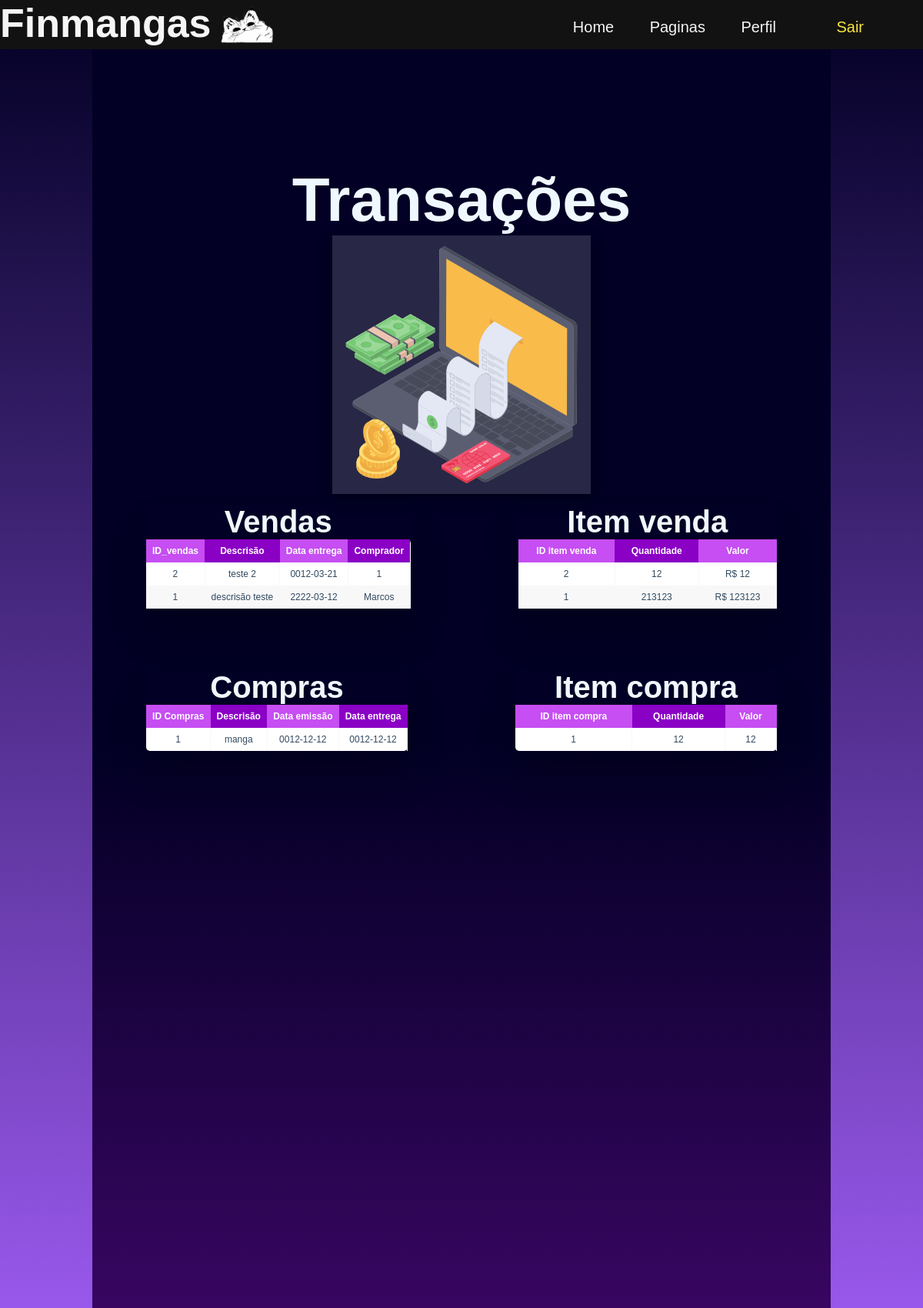
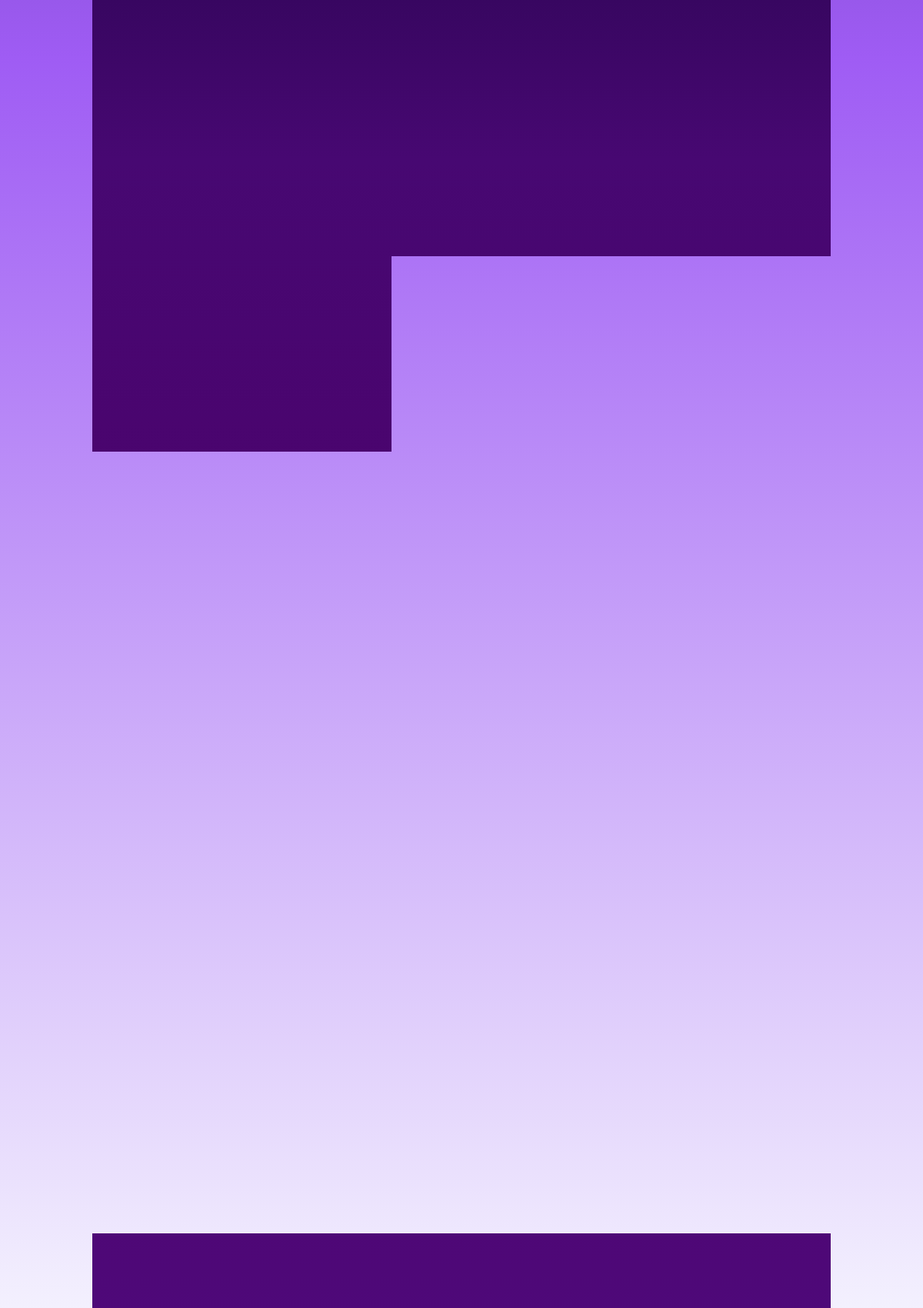
Page /site_para_usuarios/tabelas/transacoes.php (signed in, upper part) on the committed database (2 pictures, top to bottom).
### tables this page shows
CREATE TABLE `vendas` (
  `id_vendas` int(11) NOT NULL,
  `descriscao` varchar(200) NOT NULL,
  `dataEntrega` date NOT NULL,
  `comprador` varchar(200) NOT NULL
);

CREATE TABLE `itemvenda` (
  `id_item_venda` int(11) NOT NULL,
  `quantidade` int(11) NOT NULL,
  `valor` int(11) NOT NULL
);

CREATE TABLE `compra` (
  `id_compra` int(11) NOT NULL,
  `descrisao` varchar(100) NOT NULL,
  `dataEmissao` date NOT NULL,
  `dataEntrega` date NOT NULL
);

CREATE TABLE `itemcompra` (
  `id_item_compra` int(11) NOT NULL,
  `quantidade` int(11) NOT NULL,
  `valor` int(11) NOT NULL
);

### site_para_usuarios/tabelas/transacoes.php (the view, shortened to what this page needs)
<?php
    include_once('../../conexãoDB/config.php');
    $sql1 = "SELECT * FROM vendas ORDER BY id_vendas DESC";
    $arrayListVendas = $conexao->query($sql1);
    include_once('../../conexãoDB/config.php');
    $sql2 = "SELECT * FROM itemvenda ORDER BY id_item_venda DESC";
    $arrayListVendasItem = $conexao->query($sql2);
    $sql3 = "SELECT * FROM compra ORDER BY id_compra DESC";
    $arrayListCompras = $conexao->query($sql3);
    include_once('../../conexãoDB/config.php');
    $sql4 = "SELECT * FROM itemcompra ORDER BY id_item_compra DESC";
    $arrayListComprasItem = $conexao->query($sql4);
?>
<!DOCTYPE html>
<html lang="en">
<head>
    <link rel="stylesheet" type="text/css" href="../../styles/stylespaginacadastros.css">
</head>
<body>
    <header>
        <nav>
            <a href="/site_para_usuarios/home.php">
                <h1>Finmangas</h1>
            </a>
            <a href="/site_para_usuarios/home.php"><img src="/imgs/logo1.png" alt="logo"></a>
            <ul class="nav-list">
                <li><a href="/site_para_usuarios/home.php">Home</a></li>
                <li><a href="/site_para_usuarios/paginas.php">Paginas</a></li>
                <li><a href="/site_para_usuarios/perfil.php">Perfil</a></li>
                <?php
                    if(empty($_session['usuario'])){
                        echo'<li><a href="../../conexãoDB/sair.php" class="login">Sair</a></li>';
                    } else{
                        echo'<li><a href="../../index.php" class="login">Login</a></li>';
                    }
                ?>
            </ul>
        </nav>
    </header>
    <main>
        <section>
            <h1>Transações</h1>
            <img src="/imgs/icons/transações.png">
            <div style="display: grid; grid-template-columns: 1fr 1fr;">
                <div class="table-wrapper">
                    <h1 style="font-size: 40px; text-align: center; color: aliceblue;">Vendas</h1>
                    <table class="fl-table ">
                        <thead>
                            <tr>
                                <th>ID_vendas</th>
                                <th>Descrisão</th>
                                <th>Data entrega</th>
                                <th>Comprador</th>
                            </tr>
                        </thead>
                        <tbody>
                            <?php
                            while($arrayListVendasData = mysqli_fetch_assoc($arrayListVendas)){
                                echo"<tr>";
                                echo"<td>".$arrayListVendasData['id_vendas']."</td>";
                                echo"<td>".$arrayListVendasData['descriscao']."</td>";
                                echo"<td>".$arrayListVendasData['dataEntrega']."</td>";
                                echo"<td>".$arrayListVendasData['comprador']."</td>";
                                echo"</tr>";
                            };
                        ?>
                    </table>
                </div>
                <div class="table-wrapper">
                    <h1 style="font-size: 40px; text-align: center; color:aliceblue;">Item venda</h1>
                    <table class="fl-table ">
                        <thead>
                            <tr>
                                <th>ID item venda </th>
                                <th>Quantidade</th>
                                <th>Valor</th>
                            </tr>
                        </thead>
                        <tbody>
                            <?php
                            while($arrayListVendasItemData = mysqli_fetch_assoc($arrayListVendasItem)){
                                echo"<tr>";
                                echo"<td>".$arrayListVendasItemData['id_item_venda']."</td>";
                                echo"<td>".$arrayListVendasItemData['quantidade']."</td>";
                                echo"<td>R$ ".$arrayListVendasItemData['valor']."</td>";
                                echo"</tr>";
                            };
                        ?>
                    </table>
                </div>
            </div>
            <div style="display: grid; grid-template-columns: 1fr 1fr;">
                <div class="table-wrapper">
                    <h1 style="font-size: 40px; text-align: center; color: aliceblue;">Compras</h1>
                    <table class="fl-table ">
                        <thead>
                            <tr>
                                <th>ID Compras</th>
                                <th>Descrisão</th>
                                <th>Data emissão</th>
                                <th>Data entrega</th>
                            </tr>
                        </thead>
                        <tbody>
                            <?php
                            while($arrayListComprasData = mysqli_fetch_assoc($arrayListCompras)){
                                echo"<tr>";
                                echo"<td>".$arrayListComprasData['id_compra']."</td>";
                                echo"<td>".$arrayListComprasData['descrisao']."</td>";
                                echo"<td>".$arrayListComprasData['dataEmissao']."</td>";
                                echo"<td>".$arrayListComprasData['dataEntrega']."</td>";
                                echo"</tr>";
                            };
                        ?>
                    </table>
                </div>
                <div class="table-wrapper">
                    <h1 style="font-size: 40px; text-align: center; color:aliceblue;">Item compra</h1>
                    <table class="fl-table ">
                        <thead>
                            <tr>
                                <th>ID item compra</th>
                                <th>Quantidade</th>
                                <th>Valor</th>
                            </tr>
                        </thead>
                        <tbody>
                            <?php
                            while($arrayListCompraItemData = mysqli_fetch_assoc($arrayListComprasItem)){
                                echo"<tr>";
                                echo"<td>".$arrayListCompraItemData['id_item_compra']."</td>";
                                echo"<td>".$arrayListCompraItemData['quantidade']."</td>";
                                echo"<td>".$arrayListCompraItemData['valor']."</td>";
                                echo"</tr>";
                            };
                        ?>
                    </table>
                </div>
            </div>
        </section>
    </main>
</body>

### styles/stylespaginacadastros.css (style rules this page uses)
* { padding: 0px; margin: 0px; text-decoration: none; list-style: none; }
body { background: linear-gradient( 180deg, rgba(2, 0, 36, 1) 0%, rgba(159, 92, 244, 1) 50%, rgb(251, 254, 255) 100% ); background-size: 100%; background-attachment: fixed; color: aliceblue; font-family: 'Work Sans', sans-serif; overflow-x: hidden; }
header { width: 100%; margin: 0 auto; background-color: rgb(19, 18, 18); position: sticky; height: 8vh; }
header::after { content: ''; display: table; clear: both; }
nav a { color: whitesmoke; }
nav img { float: left; width: 10vh; transition: 450ms; }
nav h1 { float: left; font-size: 6.5vh; position: relative; transition: ease-in 450ms; cursor: pointer; }
nav h1::before { content: ''; display: block; height: 5px; width: 100%; bottom: 0px; padding-left: 90px; background: currentColor; position: absolute; transform: scaleX(0); transform-origin: right; transition: transform 450ms ease-in; }
nav ul { float: right; margin-right: 5vh; }
nav ul li { margin-right: 4vh; display: inline-block; padding-top: 3vh; }
nav ul a { color: whitesmoke; position: relative; font-size: 20px; padding: 5px; }
nav ul a:before { content: ''; display: block; top: -33px; height: 14px; width: 100%; background: currentColor; position: absolute; transform: scaleX(0); transform-origin: right; transition: transform 450ms ease-in-out; }
.login { margin-left: 2rem; color: rgb(248, 230, 63); }
section { text-align: center; width: 80%; margin: 0 auto; background: rgb(2, 0, 36); background: linear-gradient( 180deg, rgba(2, 0, 36, 1) 27%, rgba(71, 8, 114, 1) 55%, rgba(78, 0, 106, 1) 82%, rgba(78, 9, 121, 1) 100% ); padding-top: 150px; height: 400vh; }
section h1 { font-size: 10vh; }
section img { width: 40vh; position: relative; transition: 400ms; padding: 1vh; background-color: rgba(255, 255, 255, 0.151); box-shadow: 0 4px 8px 0 rgba(0, 0, 0, 0.2), 0 6px 20px 0 rgba(0, 0, 0, 0.19); }
.table-wrapper { margin: 10px 70px 70px; box-shadow: 0px 35px 50px rgba(0, 0, 0, 0.2); color: #324960; }
.fl-table { border-radius: 5px; font-size: 12px; font-weight: normal; border: none; border-collapse: collapse; width: 100%; max-width: 100%; white-space: nowrap; background-color: white; }
.fl-table td, .fl-table th { text-align: center; padding: 8px; }
.fl-table td { border-right: 1px solid #f8f8f8; font-size: 12px; }
.fl-table thead th { color: #ffffff; background: rgb(138, 0, 197); }
.fl-table thead th:nth-child(odd) { color: #ffffff; background: rgb(198, 78, 242); }
.fl-table tr:nth-child(even) { background: #f8f8f8; }

### rows in the picture
vendas: id_vendas "2", descriscao "teste 2", dataEntrega "0012-03-21", comprador "1"
vendas: id_vendas "1", descriscao "descrisão teste", dataEntrega "2222-03-12", comprador "Marcos"
itemvenda: id_item_venda "2", quantidade "12", valor "12"
itemvenda: id_item_venda "1", quantidade "213123", valor "123123"
compra: id_compra "1", descrisao "manga", dataEmissao "0012-12-12", dataEntrega "0012-12-12"
itemcompra: id_item_compra "1", quantidade "12", valor "12"
